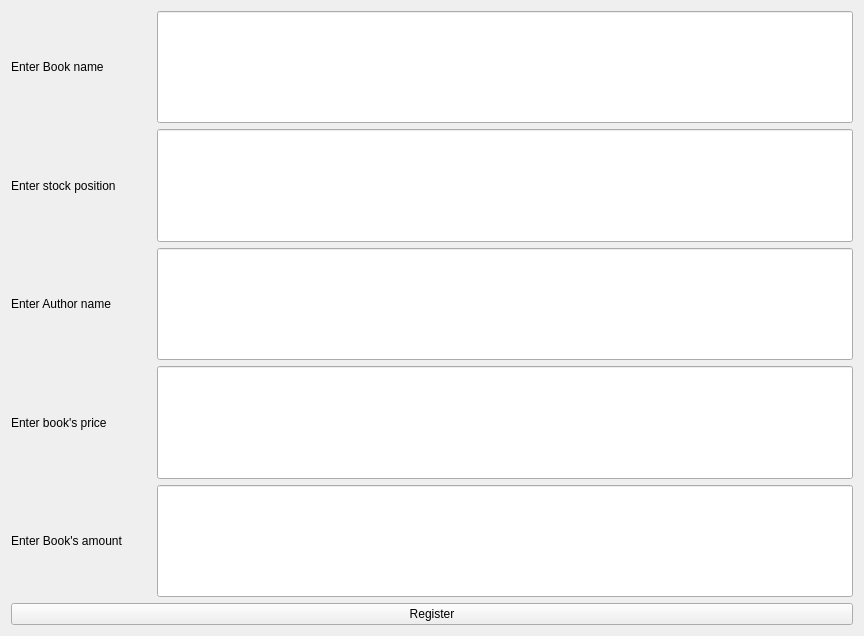
<?xml version="1.0" encoding="UTF-8"?>
<ui version="4.0">
 <class>enternewbook</class>
 <widget class="QWidget" name="enternewbook">
  <property name="geometry">
   <rect>
    <x>0</x>
    <y>0</y>
    <width>864</width>
    <height>636</height>
   </rect>
  </property>
  <property name="windowTitle">
   <string>Form</string>
  </property>
  <layout class="QVBoxLayout" name="verticalLayout_2">
   <item>
    <layout class="QVBoxLayout" name="verticalLayout">
     <item>
      <layout class="QHBoxLayout" name="horizontalLayout">
       <item>
        <widget class="QLabel" name="label">
         <property name="minimumSize">
          <size>
           <width>140</width>
           <height>0</height>
          </size>
         </property>
         <property name="text">
          <string>Enter Book name</string>
         </property>
        </widget>
       </item>
       <item>
        <widget class="QLineEdit" name="lineEdit">
         <property name="sizePolicy">
          <sizepolicy hsizetype="Expanding" vsizetype="Preferred">
           <horstretch>0</horstretch>
           <verstretch>0</verstretch>
          </sizepolicy>
         </property>
        </widget>
       </item>
      </layout>
     </item>
     <item>
      <layout class="QHBoxLayout" name="horizontalLayout_2">
       <item>
        <widget class="QLabel" name="label_2">
         <property name="minimumSize">
          <size>
           <width>140</width>
           <height>0</height>
          </size>
         </property>
         <property name="text">
          <string>Enter stock position</string>
         </property>
        </widget>
       </item>
       <item>
        <widget class="QLineEdit" name="lineEdit_2">
         <property name="sizePolicy">
          <sizepolicy hsizetype="Expanding" vsizetype="Preferred">
           <horstretch>0</horstretch>
           <verstretch>0</verstretch>
          </sizepolicy>
         </property>
        </widget>
       </item>
      </layout>
     </item>
     <item>
      <layout class="QHBoxLayout" name="horizontalLayout_3">
       <item>
        <widget class="QLabel" name="label_3">
         <property name="minimumSize">
          <size>
           <width>140</width>
           <height>0</height>
          </size>
         </property>
         <property name="text">
          <string>Enter Author name</string>
         </property>
        </widget>
       </item>
       <item>
        <widget class="QLineEdit" name="lineEdit_3">
         <property name="sizePolicy">
          <sizepolicy hsizetype="Expanding" vsizetype="Preferred">
           <horstretch>0</horstretch>
           <verstretch>0</verstretch>
          </sizepolicy>
         </property>
        </widget>
       </item>
      </layout>
     </item>
     <item>
      <layout class="QHBoxLayout" name="horizontalLayout_4">
       <item>
        <widget class="QLabel" name="label_4">
         <property name="minimumSize">
          <size>
           <width>140</width>
           <height>0</height>
          </size>
         </property>
         <property name="text">
          <string>Enter book's price</string>
         </property>
        </widget>
       </item>
       <item>
        <widget class="QLineEdit" name="lineEdit_4">
         <property name="sizePolicy">
          <sizepolicy hsizetype="Expanding" vsizetype="Preferred">
           <horstretch>0</horstretch>
           <verstretch>0</verstretch>
          </sizepolicy>
         </property>
        </widget>
       </item>
      </layout>
     </item>
     <item>
      <layout class="QHBoxLayout" name="horizontalLayout_5">
       <item>
        <widget class="QLabel" name="label_5">
         <property name="minimumSize">
          <size>
           <width>140</width>
           <height>0</height>
          </size>
         </property>
         <property name="text">
          <string>Enter Book's amount</string>
         </property>
        </widget>
       </item>
       <item>
        <widget class="QLineEdit" name="lineEdit_5">
         <property name="sizePolicy">
          <sizepolicy hsizetype="Expanding" vsizetype="Preferred">
           <horstretch>0</horstretch>
           <verstretch>0</verstretch>
          </sizepolicy>
         </property>
        </widget>
       </item>
      </layout>
     </item>
     <item>
      <widget class="QPushButton" name="pushButton">
       <property name="text">
        <string>Register</string>
       </property>
      </widget>
     </item>
    </layout>
   </item>
  </layout>
 </widget>
 <resources/>
 <connections/>
</ui>
